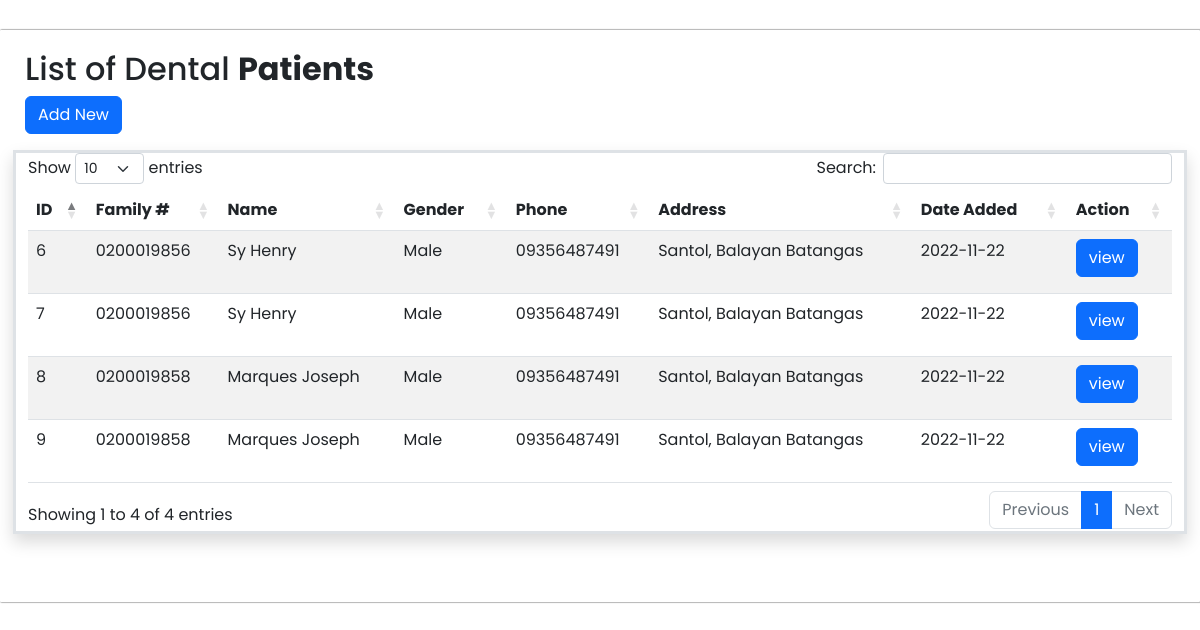
The app's page /Dental_Table.php with its own data.
### tables this page shows
CREATE TABLE `tbl_dental_patients` (
  `id` int(11) NOT NULL AUTO_INCREMENT,
  `family_number` varchar(30) NOT NULL,
  `last_name` varchar(70) NOT NULL,
  `first_name` varchar(70) NOT NULL,
  `middle_name` varchar(70) NOT NULL,
  `suffix` varchar(10) NOT NULL,
  `sex` varchar(10) NOT NULL,
  `adress` varchar(400) NOT NULL,
  `zip` varchar(20) NOT NULL,
  `contact_no` varchar(13) NOT NULL,
  `age` varchar(3) NOT NULL,
  `birth_date` varchar(30) NOT NULL,
  `blood_type` varchar(20) NOT NULL,
  `civil_status` varchar(30) NOT NULL,
  `fathers_name` varchar(200) NOT NULL,
  `mothers_name` varchar(200) NOT NULL,
  `mode_of_transactions` varchar(30) NOT NULL,
  `bloodpressure` varchar(30) NOT NULL,
  `temperature` varchar(30) NOT NULL,
  `pulse_rate` varchar(30) NOT NULL,
  `chief_of_complaints` varchar(500) NOT NULL,
  `diagnosis` varchar(500) NOT NULL,
  `medication_treatment` varchar(500) NOT NULL,
  `healthcare_provider` varchar(180) NOT NULL,
  `added_at` date NOT NULL DEFAULT current_timestamp(),
  PRIMARY KEY (`id`)
);

### Dental_Table.php (the view, shortened to what this page needs)
<?php
$con = connection();
?>
<!DOCTYPE html>
<html lang="en">
<head>
    <link rel="stylesheet" href="assets/css/style.css">
    <link rel="stylesheet" href="assets/css/fontawesome.css">
    <link rel="stylesheet"  href="https://unpkg.com/boxicons@2.1.2/css/boxicons.min.css" />
    <link rel="stylesheet" href="css/Sidebardesign.css">
    <link href="https://unpkg.com/boxicons@2.0.7/css/boxicons.min.css" rel="stylesheet">
     <link rel="stylesheet"  href="https://cdnjs.cloudflare.com/ajax/libs/twitter-bootstrap/5.2.0/css/bootstrap.min.css"/>
     <link rel="stylesheet"  href="https://cdn.datatables.net/1.13.1/css/dataTables.bootstrap5.min.css"/>
</head>
<body>
<?php
$sql = "SELECT * FROM tbl_dental_patients ORDER BY id DESC";
$dental_patients = $con->query($sql) or die ($con->error);
$row = $dental_patients->fetch_assoc();
?>
    <div class="table-wrapper">
        <div class="table-title">
          <div class="row">
              <div class="col-sm-6">
                 <h2>List of Dental <b>Patients</b></h2>
                 <?php include('Modals/DentalModal.php'); ?>
              </div>
        <div class="tables border shadow border-3 mt-3 mb-5">
        <table class="table table-striped mt-3" id="dentalTable" style="width:100%">
            <thead>
          <tr>
            <th>ID</th>
            <th>Family #</th>
            <th>Name</th>
            <th>Gender</th>
            <th>Phone</th>
            <th>Address</th>
            <th>Date Added</th>
            <th>Action</th>
          </tr>
            </thead>
            <tbody>
            <?php do{ ?>
                <tr>
                        <td><?php echo $row['id']; ?></td>
                        <td><?php echo $row['family_number']; ?></td>
                        <td><?php echo $row['last_name']. ' ' .$row['first_name'];?></td>
                        <td><?php echo $row['sex']; ?></td>
                        <td><?php echo $row['contact_no']; ?></td>
                        <td><?php echo $row['adress']; ?></td>
                        <td><?php echo $row['added_at']; ?></td>
                        <td>
                            <div class="col-2">
                            <a href="viewDental.php?id=<?php echo $row['id']; ?>" class="btn btn-primary mb-2">view</a>
                            </div>
                        </td>
                  </tr>
                  <?php }while($row = $dental_patients->fetch_assoc()); ?>
            </tbody>
        </table>
      </div>
      </div>
     </div>
    </div>
  </body>
</html>

### css/Sidebardesign.css (style rules this page uses)
* { margin: 0; padding: 0; box-sizing: border-box; font-family: 'Poppins', sans-serif; }

### records on screen
tbl_dental_patients: id "9", family_number "0200019858", last_name "Marques", first_name "Joseph", sex "Male", contact_no "09356487491", adress "Santol, Balayan Batangas", added_at "2022-11-22"
tbl_dental_patients: id "8", family_number "0200019858", last_name "Marques", first_name "Joseph", sex "Male", contact_no "09356487491", adress "Santol, Balayan Batangas", added_at "2022-11-22"
tbl_dental_patients: id "7", family_number "0200019856", last_name "Sy", first_name "Henry", sex "Male", contact_no "09356487491", adress "Santol, Balayan Batangas", added_at "2022-11-22"
tbl_dental_patients: id "6", family_number "0200019856", last_name "Sy", first_name "Henry", sex "Male", contact_no "09356487491", adress "Santol, Balayan Batangas", added_at "2022-11-22"
